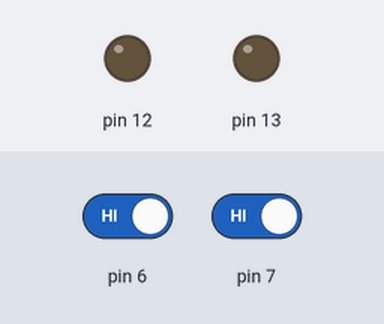
Simulated run of this sketch. Board: Arduino Uno, built with avr-gcc and run on an emulated ATmega328P. Shown: output pins drawn as LEDs (lit = HIGH). The test bench sets the inputs (shaded band); at power-on: pin 6 HIGH, pin 7 HIGH.

Above: at 1.2 s.
1.3 s: pin 6 driven LOW
At 4.1 s:
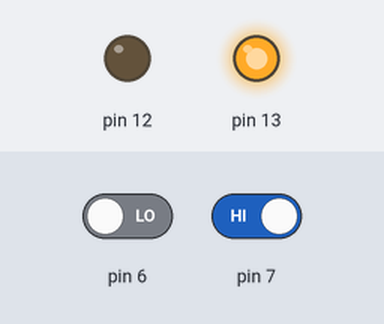
4.3 s: pin 7 driven LOW
5.8 s: pin 7 driven HIGH
8.8 s: pin 6 driven HIGH
Timing chart, 0 to 11.3 s (numbered marks = the images above; inputs shaded):
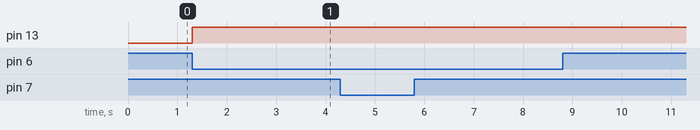

The sketch:

ElVentiladorVariadoConUsoDePulsadores_Pag80_.ino
```cpp
 /* TRANSCRITO POR GUSTAVO JARRO CALLIZAYA*/
 /*DEL*/
 /*TEXTO: ROBOTICA CON ARDUINO 1 (SECUNDARIA COMUNITARIA PRODUCTIVA
 * ) "TECHHOME"*/
  /* PRACTICA: VENTILADOR VARIADO CON EL USO DE PULSADORES
   *  PAGINA 80 DEL TEXTO*   */
int pulsador1;
int pulsador2;
int motor=0;

void setup() {
  // put your setup code here, to run once:
pinMode(13, OUTPUT);
pinMode(12, OUTPUT);
pinMode(7, INPUT);
pinMode(6, INPUT);

}

void loop() {
  // put your main code here, to run repeatedly:
pulsador1=digitalRead(6);
pulsador2=digitalRead(7);
if(pulsador1==0){
  motor ++;

}
if(pulsador2==0){
  motor --;

}
if(motor==1){
 digitalWrite(13,HIGH);
 digitalWrite(12,LOW);
}
if(motor==0){
 digitalWrite(13,LOW);
 digitalWrite(12,LOW);
}
}
```

Measured:
- after the input at 1.3 s, pin 13: LOW → HIGH at once
- after the input at 4.3 s, every drawn part: stays the same
- after the input at 8.8 s, every drawn part: stays the same
